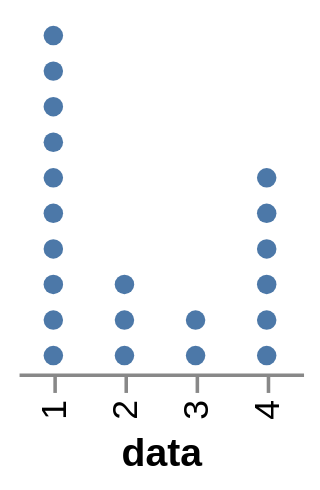

Write a Vega-Lite specification for this figure.
### Vega-Lite specification from a JSON file in a GitHub repository (floating-point values rounded to 4 significant figures)
{"$schema": "https://vega.github.io/schema/vega-lite/v5.json", "config": {"view": {"stroke": null}}, "data": {"values": [{"data": 1}, {"data": 1}, {"data": 1}, {"data": 1}, {"data": 1}, {"data": 1}, {"data": 1}, {"data": 1}, {"data": 1}, {"data": 1}, {"data": 2}, {"data": 2}, {"data": 2}, {"data": 3}, {"data": 3}, {"data": 4}, {"data": 4}, {"data": 4}, {"data": 4}, {"data": 4}, {"data": 4}]}, "description": "A Wilkinson dot plot", "encoding": {"x": {"field": "data", "type": "ordinal"}, "y": {"axis": null, "field": "id", "sort": "descending", "type": "ordinal"}}, "height": 100, "mark": {"opacity": 1, "type": "circle"}, "transform": [{"groupby": ["data"], "window": [{"as": "id", "field": "rank", "op": "rank"}]}]}
